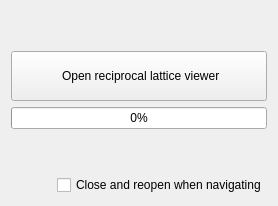
            <widget class="QWidget" name="ReciprocalViewTab">
             <attribute name="title">
              <string>Reciprocal lattice</string>
             </attribute>
             <layout class="QGridLayout" name="gridLayout_35">
              <item row="4" column="0">
               <spacer name="horizontalSpacer_6">
                <property name="orientation">
                 <enum>Qt::Orientation::Horizontal</enum>
                </property>
                <property name="sizeHint" stdset="0">
                 <size>
                  <width>40</width>
                  <height>20</height>
                 </size>
                </property>
               </spacer>
              </item>
              <item row="4" column="1">
               <widget class="QCheckBox" name="ReLauncCheckBox">
                <property name="text">
                 <string>Close and reopen when navigating</string>
                </property>
               </widget>
              </item>
              <item row="3" column="0" colspan="2">
               <spacer name="verticalSpacer_2">
                <property name="orientation">
                 <enum>Qt::Orientation::Vertical</enum>
                </property>
                <property name="sizeHint" stdset="0">
                 <size>
                  <width>20</width>
                  <height>40</height>
                 </size>
                </property>
               </spacer>
              </item>
              <item row="2" column="0" colspan="2">
               <widget class="QProgressBar" name="progressBar">
                <property name="value">
                 <number>0</number>
                </property>
               </widget>
              </item>
              <item row="1" column="0" colspan="2">
               <widget class="QPushButton" name="RecipLattOpenButton">
                <property name="text">
                 <string>
 Open reciprocal lattice viewer
</string>
                </property>
               </widget>
              </item>
              <item row="0" column="0" colspan="2">
               <spacer name="verticalSpacer">
                <property name="orientation">
                 <enum>Qt::Orientation::Vertical</enum>
                </property>
                <property name="sizeHint" stdset="0">
                 <size>
                  <width>20</width>
                  <height>40</height>
                 </size>
                </property>
               </spacer>
              </item>
             </layout>
            </widget>
